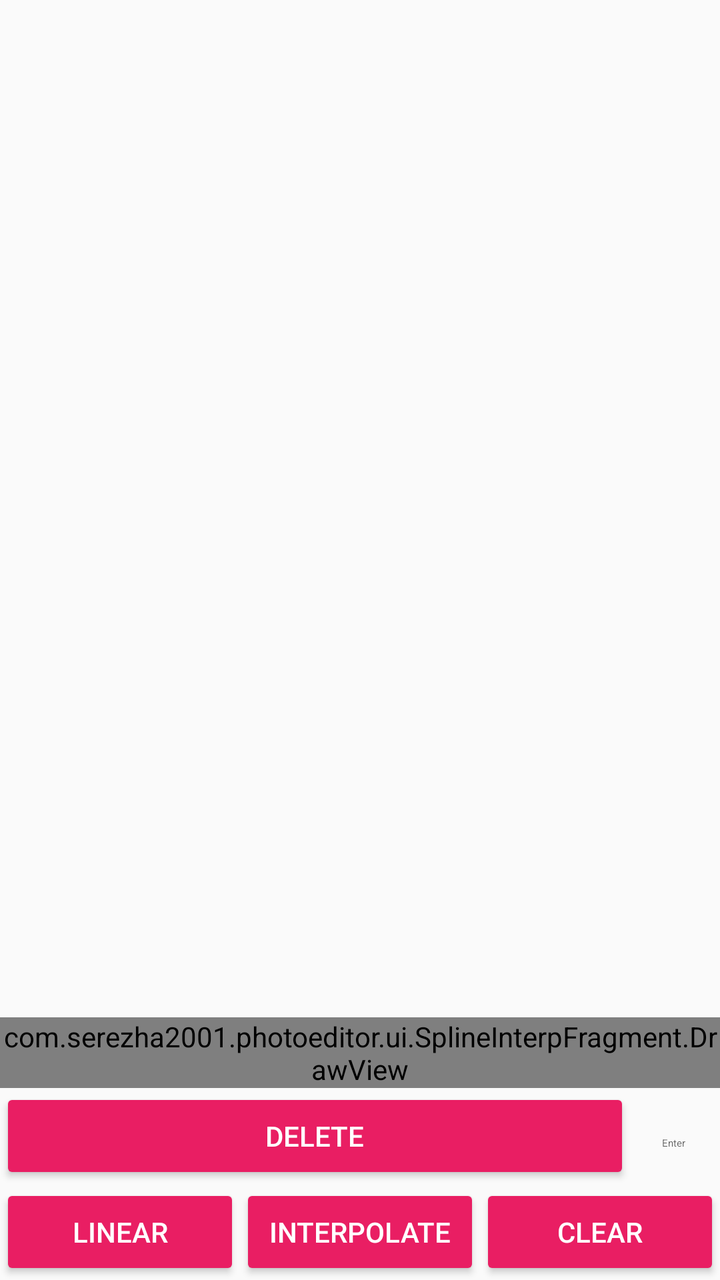
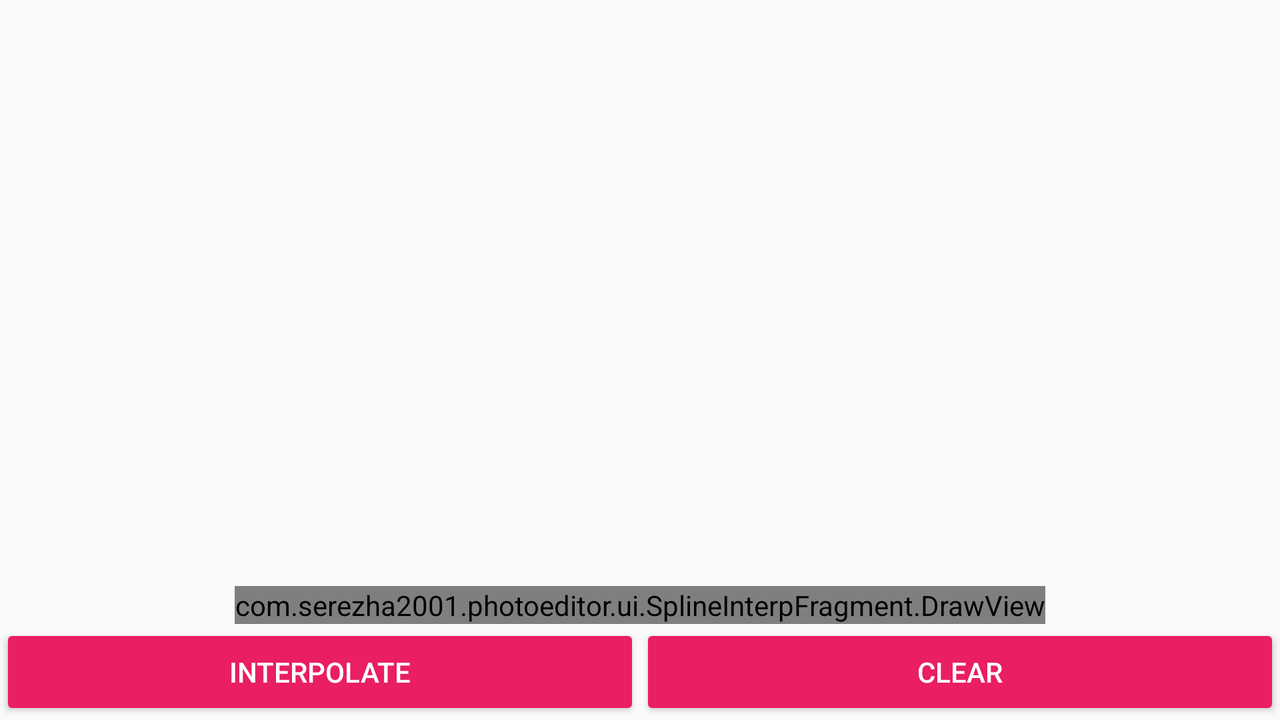

Compare how this app lays out the same screen by default and in its alternative resource folder. The renders come first, then the two layout files and the values they reference.
<!-- AndroidManifest.xml: application theme AppTheme -->
<!-- res/layout/fragment_spline.xml -->
<?xml version="1.0" encoding="utf-8"?>
<androidx.constraintlayout.widget.ConstraintLayout
    xmlns:android="http://schemas.android.com/apk/res/android"
    xmlns:app="http://schemas.android.com/apk/res-auto"
    xmlns:tools="http://schemas.android.com/tools"
    android:layout_width="match_parent"
    android:layout_height="match_parent">

    <com.serezha2001.photoeditor.ui.SplineInterpFragment.DrawView
        android:id="@+id/drawView"
        android:layout_width="wrap_content"
        android:layout_height="wrap_content"
        app:layout_constraintBottom_toTopOf="@+id/linearLayout2"
        app:layout_constraintEnd_toEndOf="parent"
        app:layout_constraintStart_toStartOf="parent" />

    <LinearLayout
        android:id="@+id/linearLayout2"
        android:layout_width="match_parent"
        android:layout_height="wrap_content"
        android:orientation="horizontal"
        app:layout_constraintBottom_toTopOf="@+id/linearLayout">

        <Button
            android:id="@+id/deletebtn"
            style="@style/Widget.AppCompat.Button.Colored"
            android:layout_width="match_parent"
            android:layout_height="wrap_content"
            android:layout_weight="1"
            android:text="@string/button_delete" />

        <EditText
            android:id="@+id/dotPtr"
            style="@style/Widget.MaterialComponents.TextInputEditText.OutlinedBox.Dense"
            android:layout_width="wrap_content"
            android:layout_height="wrap_content"
            android:layout_weight="1"
            android:ems="15"
            android:hint="@string/number_dot"
            android:inputType="number" />
    </LinearLayout>

    <LinearLayout
        android:id="@+id/linearLayout"
        android:layout_width="match_parent"
        android:layout_height="48dp"
        android:orientation="horizontal"
        app:layout_constraintBottom_toBottomOf="parent"
        app:layout_constraintEnd_toEndOf="parent"
        app:layout_constraintStart_toStartOf="parent">

        <Button
            android:id="@+id/linearBtn"
            style="@style/Widget.AppCompat.Button.Colored"
            android:layout_width="match_parent"
            android:layout_height="wrap_content"
            android:layout_weight="1"
            android:text="@string/button_linear" />

        <Button
            android:id="@+id/interpBtn"
            style="@style/Widget.AppCompat.Button.Colored"
            android:layout_width="match_parent"
            android:layout_height="wrap_content"
            android:layout_weight="1"
            android:text="@string/button_interpolate" />

        <Button
            android:id="@+id/clearBtn"
            style="@style/Widget.AppCompat.Button.Colored"
            android:layout_width="match_parent"
            android:layout_height="wrap_content"
            android:layout_weight="1"
            android:text="@string/button_clear" />

    </LinearLayout>

</androidx.constraintlayout.widget.ConstraintLayout>
<!-- resources referenced by this layout -->
<resources>
  <string name="button_clear">CLEAR</string>
  <string name="button_delete">DELETE</string>
  <string name="button_interpolate">INTERPOLATE</string>
  <string name="button_linear">LINEAR</string>
  <string name="number_dot">Enter dot number</string>
  <style name="AppTheme" parent="Theme.AppCompat.Light.DarkActionBar">
          
          <item name="colorPrimary">#E91E63</item>
          <item name="colorPrimaryDark">#E91E63</item>
          <item name="colorAccent">#E91E63</item>
      </style>
</resources>
<!-- res/layout-land/fragment_spline.xml (the repository's variant of the layout above) -->
<!-- drawn on the phone turned sideways -->
<?xml version="1.0" encoding="utf-8"?>
<androidx.constraintlayout.widget.ConstraintLayout
    xmlns:android="http://schemas.android.com/apk/res/android"
    xmlns:app="http://schemas.android.com/apk/res-auto"
    xmlns:tools="http://schemas.android.com/tools"
    android:layout_width="match_parent"
    android:layout_height="match_parent">

    <com.serezha2001.photoeditor.ui.SplineInterpFragment.DrawView
        android:id="@+id/drawView"
        android:layout_width="wrap_content"
        android:layout_height="wrap_content"
        app:layout_constraintBottom_toTopOf="@+id/linearLayout"
        app:layout_constraintEnd_toEndOf="parent"
        app:layout_constraintStart_toStartOf="parent" />

    <LinearLayout
        android:id="@+id/linearLayout"
        android:layout_width="match_parent"
        android:layout_height="48dp"
        android:orientation="horizontal"
        app:layout_constraintBottom_toBottomOf="parent"
        app:layout_constraintEnd_toEndOf="parent"
        app:layout_constraintStart_toStartOf="parent">

        <Button
            android:id="@+id/interpBtn"
            style="@style/Widget.AppCompat.Button.Colored"
            android:layout_width="match_parent"
            android:layout_height="wrap_content"
            android:layout_weight="1"
            android:text="INTERPOLATE" />

        <Button
            android:id="@+id/clearBtn"
            style="@style/Widget.AppCompat.Button.Colored"
            android:layout_width="match_parent"
            android:layout_height="wrap_content"
            android:layout_weight="1"
            android:text="CLEAR" />
    </LinearLayout>

</androidx.constraintlayout.widget.ConstraintLayout>
<!-- resources referenced by the variant -->
<!-- as the phone turned sideways resolves them -->
<resources>
  <style name="AppTheme" parent="Theme.AppCompat.Light.DarkActionBar">
          
          <item name="colorPrimary">#E91E63</item>
          <item name="colorPrimaryDark">#E91E63</item>
          <item name="colorAccent">#E91E63</item>
      </style>
</resources>
